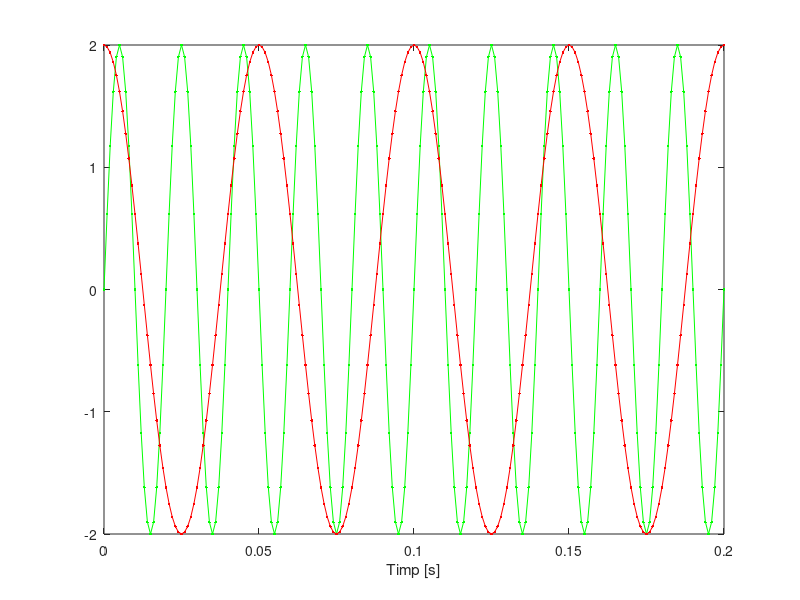

Here is the MATLAB script that generated this plot:
function exercitiul5()
    F = 50;
    t = 0:0.001:0.2;
   % t= pasul de variatie = 0:0.01:0.2;
   % t =pasul de variatie= 0:0.0002:0.2;
    s = 2*sin(2*pi*F*t);
    plot(t,s,'.-g'),xlabel('Timp [s]'),grid
    hold on;
    
    F_c = 20;
    c = 2*cos(2*pi*F_c*t);
    plot(t,c,'.-r'),xlabel('Timp [s]'),grid
    
    
end